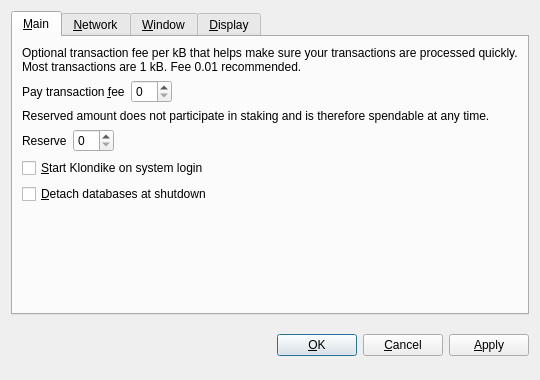
<?xml version="1.0" encoding="UTF-8"?>
<ui version="4.0">
 <class>OptionsDialog</class>
 <widget class="QDialog" name="OptionsDialog">
  <property name="geometry">
   <rect>
    <x>0</x>
    <y>0</y>
    <width>540</width>
    <height>380</height>
   </rect>
  </property>
  <property name="windowTitle">
   <string>Options</string>
  </property>
  <property name="modal">
   <bool>true</bool>
  </property>
  <layout class="QVBoxLayout" name="verticalLayout">
   <item>
    <widget class="QTabWidget" name="tabWidget">
     <property name="tabPosition">
      <enum>QTabWidget::North</enum>
     </property>
     <property name="currentIndex">
      <number>0</number>
     </property>
     <widget class="QWidget" name="tabMain">
      <attribute name="title">
       <string>&amp;Main</string>
      </attribute>
      <layout class="QVBoxLayout" name="verticalLayout_Main">
       <item>
        <widget class="QLabel" name="transactionFeeInfoLabel">
         <property name="text">
          <string>Optional transaction fee per kB that helps make sure your transactions are processed quickly. Most transactions are 1 kB. Fee 0.01 recommended.</string>
         </property>
         <property name="textFormat">
          <enum>Qt::PlainText</enum>
         </property>
         <property name="wordWrap">
          <bool>true</bool>
         </property>
        </widget>
       </item>
       <item>
        <layout class="QHBoxLayout" name="horizontalLayoutFee">
         <item>
          <widget class="QLabel" name="transactionFeeLabel">
           <property name="text">
            <string>Pay transaction &amp;fee</string>
           </property>
           <property name="textFormat">
            <enum>Qt::PlainText</enum>
           </property>
           <property name="buddy">
            <cstring>transactionFee</cstring>
           </property>
          </widget>
         </item>
         <item>
          <widget class="BitcoinAmountField" name="transactionFee"/>
         </item>
         <item>
          <spacer name="horizontalSpacerFee">
           <property name="orientation">
            <enum>Qt::Horizontal</enum>
           </property>
           <property name="sizeHint" stdset="0">
            <size>
             <width>40</width>
             <height>20</height>
            </size>
           </property>
          </spacer>
         </item>
        </layout>
       </item>
       <item>
        <widget class="QLabel" name="reserveBalanceInfoLabel">
         <property name="text">
          <string>Reserved amount does not participate in staking and is therefore spendable at any time.</string>
         </property>
         <property name="textFormat">
          <enum>Qt::PlainText</enum>
         </property>
         <property name="wordWrap">
          <bool>true</bool>
         </property>
        </widget>
       </item>
       <item>
        <layout class="QHBoxLayout" name="horizontalLayoutReserveBalance">
         <item>
          <widget class="QLabel" name="reserveBalanceLabel">
           <property name="text">
            <string>Reserve</string>
           </property>
           <property name="textFormat">
            <enum>Qt::PlainText</enum>
           </property>
           <property name="buddy">
            <cstring>reserveBalance</cstring>
           </property>
          </widget>
         </item>
         <item>
          <widget class="BitcoinAmountField" name="reserveBalance"/>
         </item>
         <item>
          <spacer name="horizontalSpacerReserveBalance">
           <property name="orientation">
            <enum>Qt::Horizontal</enum>
           </property>
           <property name="sizeHint" stdset="0">
            <size>
             <width>40</width>
             <height>20</height>
            </size>
           </property>
          </spacer>
         </item>
        </layout>
       </item>
       <item>
        <widget class="QCheckBox" name="bitcoinAtStartup">
         <property name="toolTip">
          <string>Automatically start Klondike after logging in to the system.</string>
         </property>
         <property name="text">
          <string>&amp;Start Klondike on system login</string>
         </property>
        </widget>
       </item>
       <item>
        <widget class="QCheckBox" name="detachDatabases">
         <property name="toolTip">
          <string>Detach block and address databases at shutdown. This means they can be moved to another data directory, but it slows down shutdown. The wallet is always detached.</string>
         </property>
         <property name="text">
          <string>&amp;Detach databases at shutdown</string>
         </property>
        </widget>
       </item>
       <item>
        <spacer name="verticalSpacer_Main">
         <property name="orientation">
          <enum>Qt::Vertical</enum>
         </property>
         <property name="sizeHint" stdset="0">
          <size>
           <width>20</width>
           <height>40</height>
          </size>
         </property>
        </spacer>
       </item>
      </layout>
     </widget>
     <widget class="QWidget" name="tabNetwork">
      <attribute name="title">
       <string>&amp;Network</string>
      </attribute>
      <layout class="QVBoxLayout" name="verticalLayout_Network">
       <item>
        <widget class="QCheckBox" name="mapPortUpnp">
         <property name="toolTip">
          <string>Automatically open the Klondike client port on the router. This only works when your router supports UPnP and it is enabled.</string>
         </property>
         <property name="text">
          <string>Map port using &amp;UPnP</string>
         </property>
        </widget>
       </item>
       <item>
        <widget class="QCheckBox" name="connectSocks">
         <property name="toolTip">
          <string>Connect to the Klondike network through a SOCKS proxy (e.g. when connecting through Tor).</string>
         </property>
         <property name="text">
          <string>&amp;Connect through SOCKS proxy:</string>
         </property>
        </widget>
       </item>
       <item>
        <layout class="QHBoxLayout" name="horizontalLayout_Network">
         <item>
          <widget class="QLabel" name="proxyIpLabel">
           <property name="text">
            <string>Proxy &amp;IP:</string>
           </property>
           <property name="textFormat">
            <enum>Qt::PlainText</enum>
           </property>
           <property name="buddy">
            <cstring>proxyIp</cstring>
           </property>
          </widget>
         </item>
         <item>
          <widget class="QValidatedLineEdit" name="proxyIp">
           <property name="maximumSize">
            <size>
             <width>140</width>
             <height>16777215</height>
            </size>
           </property>
           <property name="toolTip">
            <string>IP address of the proxy (e.g. 127.0.0.1)</string>
           </property>
          </widget>
         </item>
         <item>
          <widget class="QLabel" name="proxyPortLabel">
           <property name="text">
            <string>&amp;Port:</string>
           </property>
           <property name="textFormat">
            <enum>Qt::PlainText</enum>
           </property>
           <property name="buddy">
            <cstring>proxyPort</cstring>
           </property>
          </widget>
         </item>
         <item>
          <widget class="QLineEdit" name="proxyPort">
           <property name="maximumSize">
            <size>
             <width>55</width>
             <height>16777215</height>
            </size>
           </property>
           <property name="toolTip">
            <string>Port of the proxy (e.g. 9050)</string>
           </property>
          </widget>
         </item>
         <item>
          <widget class="QLabel" name="socksVersionLabel">
           <property name="text">
            <string>SOCKS &amp;Version:</string>
           </property>
           <property name="textFormat">
            <enum>Qt::PlainText</enum>
           </property>
           <property name="buddy">
            <cstring>socksVersion</cstring>
           </property>
          </widget>
         </item>
         <item>
          <widget class="QValueComboBox" name="socksVersion">
           <property name="toolTip">
            <string>SOCKS version of the proxy (e.g. 5)</string>
           </property>
          </widget>
         </item>
         <item>
          <spacer name="horizontalSpacer_Network">
           <property name="orientation">
            <enum>Qt::Horizontal</enum>
           </property>
           <property name="sizeHint" stdset="0">
            <size>
             <width>40</width>
             <height>20</height>
            </size>
           </property>
          </spacer>
         </item>
        </layout>
       </item>
       <item>
        <spacer name="verticalSpacer_Network">
         <property name="orientation">
          <enum>Qt::Vertical</enum>
         </property>
         <property name="sizeHint" stdset="0">
          <size>
           <width>20</width>
           <height>40</height>
          </size>
         </property>
        </spacer>
       </item>
      </layout>
     </widget>
     <widget class="QWidget" name="tabWindow">
      <attribute name="title">
       <string>&amp;Window</string>
      </attribute>
      <layout class="QVBoxLayout" name="verticalLayout_Window">
       <item>
        <widget class="QCheckBox" name="minimizeToTray">
         <property name="toolTip">
          <string>Show only a tray icon after minimizing the window.</string>
         </property>
         <property name="text">
          <string>&amp;Minimize to the tray instead of the taskbar</string>
         </property>
        </widget>
       </item>
       <item>
        <widget class="QCheckBox" name="minimizeOnClose">
         <property name="toolTip">
          <string>Minimize instead of exit the application when the window is closed. When this option is enabled, the application will be closed only after selecting Quit in the menu.</string>
         </property>
         <property name="text">
          <string>M&amp;inimize on close</string>
         </property>
        </widget>
       </item>
       <item>
        <spacer name="verticalSpacer_Window">
         <property name="orientation">
          <enum>Qt::Vertical</enum>
         </property>
         <property name="sizeHint" stdset="0">
          <size>
           <width>20</width>
           <height>40</height>
          </size>
         </property>
        </spacer>
       </item>
      </layout>
     </widget>
     <widget class="QWidget" name="tabDisplay">
      <attribute name="title">
       <string>&amp;Display</string>
      </attribute>
      <layout class="QVBoxLayout" name="verticalLayout_Display">
       <item>
        <layout class="QHBoxLayout" name="horizontalLayout_1_Display">
         <item>
          <widget class="QLabel" name="langLabel">
           <property name="text">
            <string>User Interface &amp;language:</string>
           </property>
           <property name="textFormat">
            <enum>Qt::PlainText</enum>
           </property>
           <property name="buddy">
            <cstring>lang</cstring>
           </property>
          </widget>
         </item>
         <item>
          <widget class="QValueComboBox" name="lang">
           <property name="toolTip">
            <string>The user interface language can be set here. This setting will take effect after restarting Klondike.</string>
           </property>
          </widget>
         </item>
        </layout>
       </item>
       <item>
        <layout class="QHBoxLayout" name="horizontalLayout_2_Display">
         <item>
          <widget class="QLabel" name="unitLabel">
           <property name="text">
            <string>&amp;Unit to show amounts in:</string>
           </property>
           <property name="textFormat">
            <enum>Qt::PlainText</enum>
           </property>
           <property name="buddy">
            <cstring>unit</cstring>
           </property>
          </widget>
         </item>
         <item>
          <widget class="QValueComboBox" name="unit">
           <property name="toolTip">
            <string>Choose the default subdivision unit to show in the interface and when sending coins.</string>
           </property>
          </widget>
         </item>
        </layout>
       </item>
        <item>
        <widget class="QCheckBox" name="useKlondikeTheme">
         <property name="text">
          <string>Use Klondike visual theme (requires restart)</string>
         </property>
        </widget>
       </item>
       <item>
        <widget class="QCheckBox" name="displayAddresses">
         <property name="toolTip">
          <string>Whether to show Klondike addresses in the transaction list or not.</string>
         </property>
         <property name="text">
          <string>&amp;Display addresses in transaction list</string>
         </property>
        </widget>
       </item>
       <item>
        <widget class="QCheckBox" name="coinControlFeatures">
         <property name="toolTip">
          <string>Whether to show coin control features or not.</string>
         </property>
         <property name="text">
          <string>Display coin &amp;control features (experts only!)</string>
         </property>
        </widget>
       </item>
       <item>
        <spacer name="verticalSpacer_Display">
         <property name="orientation">
          <enum>Qt::Vertical</enum>
         </property>
         <property name="sizeHint" stdset="0">
          <size>
           <width>20</width>
           <height>40</height>
          </size>
         </property>
        </spacer>
       </item>
      </layout>
     </widget>
    </widget>
   </item>
   <item>
    <layout class="QHBoxLayout" name="horizontalLayout_Buttons">
     <item>
      <spacer name="horizontalSpacer_1">
       <property name="orientation">
        <enum>Qt::Horizontal</enum>
       </property>
       <property name="sizeHint" stdset="0">
        <size>
         <width>40</width>
         <height>48</height>
        </size>
       </property>
      </spacer>
     </item>
     <item>
      <widget class="QLabel" name="statusLabel">
       <property name="font">
        <font>
         <weight>75</weight>
         <bold>true</bold>
        </font>
       </property>
       <property name="text">
        <string/>
       </property>
       <property name="textFormat">
        <enum>Qt::PlainText</enum>
       </property>
       <property name="wordWrap">
        <bool>true</bool>
       </property>
      </widget>
     </item>
     <item>
      <spacer name="horizontalSpacer_2">
       <property name="orientation">
        <enum>Qt::Horizontal</enum>
       </property>
       <property name="sizeHint" stdset="0">
        <size>
         <width>40</width>
         <height>48</height>
        </size>
       </property>
      </spacer>
     </item>
     <item>
      <widget class="QPushButton" name="okButton">
       <property name="text">
        <string>&amp;OK</string>
       </property>
      </widget>
     </item>
     <item>
      <widget class="QPushButton" name="cancelButton">
       <property name="text">
        <string>&amp;Cancel</string>
       </property>
       <property name="autoDefault">
        <bool>false</bool>
       </property>
      </widget>
     </item>
     <item>
      <widget class="QPushButton" name="applyButton">
       <property name="text">
        <string>&amp;Apply</string>
       </property>
       <property name="autoDefault">
        <bool>false</bool>
       </property>
      </widget>
     </item>
    </layout>
   </item>
  </layout>
 </widget>
 <customwidgets>
  <customwidget>
   <class>BitcoinAmountField</class>
   <extends>QSpinBox</extends>
   <header>bitcoinamountfield.h</header>
  </customwidget>
  <customwidget>
   <class>QValueComboBox</class>
   <extends>QComboBox</extends>
   <header>qvaluecombobox.h</header>
  </customwidget>
  <customwidget>
   <class>QValidatedLineEdit</class>
   <extends>QLineEdit</extends>
   <header>qvalidatedlineedit.h</header>
  </customwidget>
 </customwidgets>
 <resources/>
 <connections/>
</ui>
